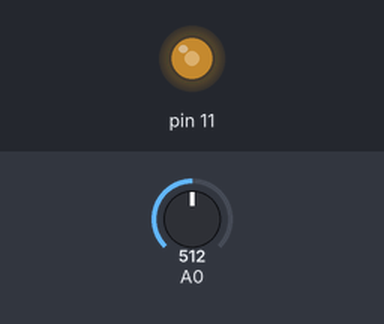
This sketch was run on a simulated Arduino Uno, built with avr-gcc and run on an emulated ATmega328P. Shown: output pins drawn as LEDs (lit = HIGH). The inputs (shaded band) are chosen by the test bench; at power-on: A0 = 512.

Above: at 1.2 s.
1.3 s: A0 set to 716
At 2.4 s:
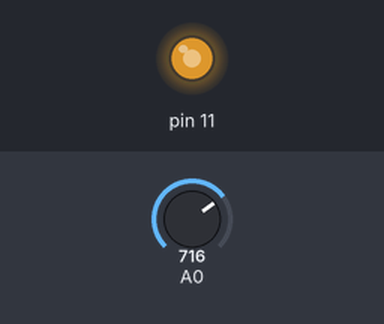
2.8 s: A0 set to 900
At 3.6 s:
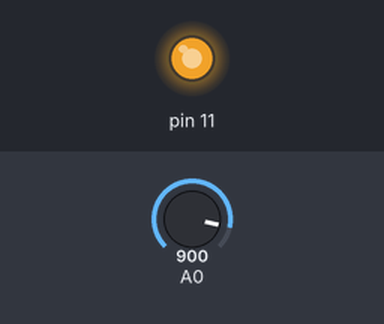
4.3 s: A0 set to 122
At 4.7 s:
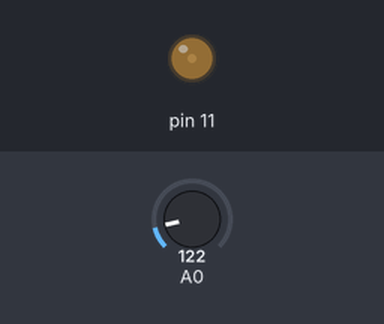
5.8 s: A0 set to 0
At 7.0 s:
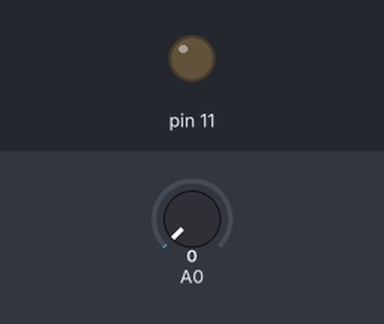
7.3 s: A0 set to 511
At 8.2 s:
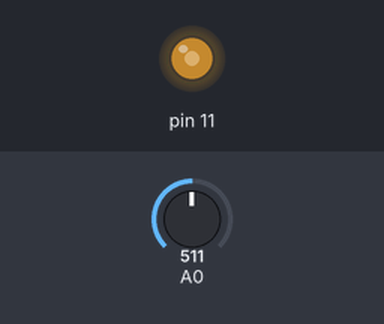
Timing chart, 0 to 9.8 s (numbered marks = the images above; inputs shaded):
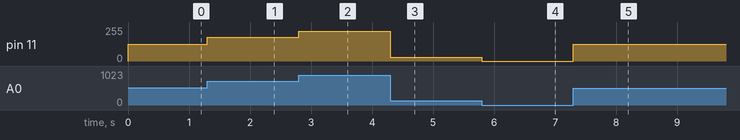

Measured:
- after the input at 1.3 s, pin 11: 127/255 → 178/255 at once
- after the input at 2.8 s, pin 11: 178/255 → 224/255 at once
- after the input at 4.3 s, pin 11: 224/255 → 30/255 at once
- after the input at 5.8 s, pin 11: 30/255 → 0/255 at once
- after the input at 7.3 s, pin 11: 0/255 → 127/255 at once

The sketch:

DimmerLight.ino
```cpp
void setup() {
  pinMode(11, OUTPUT);
  pinMode(A0, INPUT);
}

void loop() {
  int valorPot = analogRead(A0);
  int intensidadeLed =
    map(valorPot, 0, 1023, 0, 255);
  analogWrite(11, intensidadeLed);
}
```
